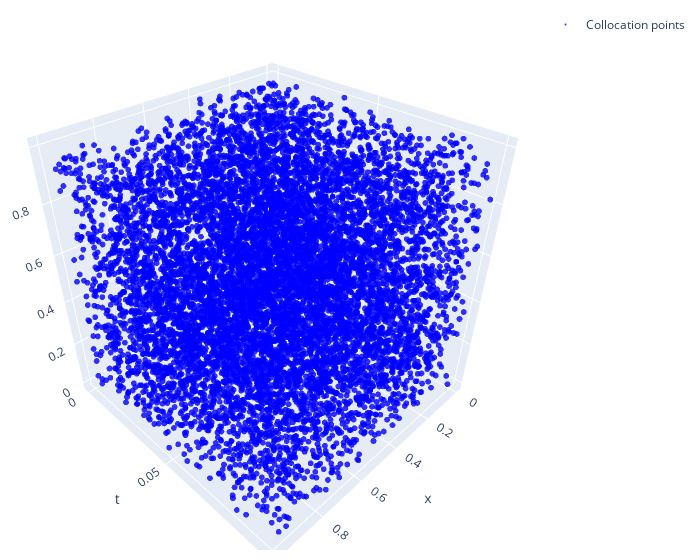
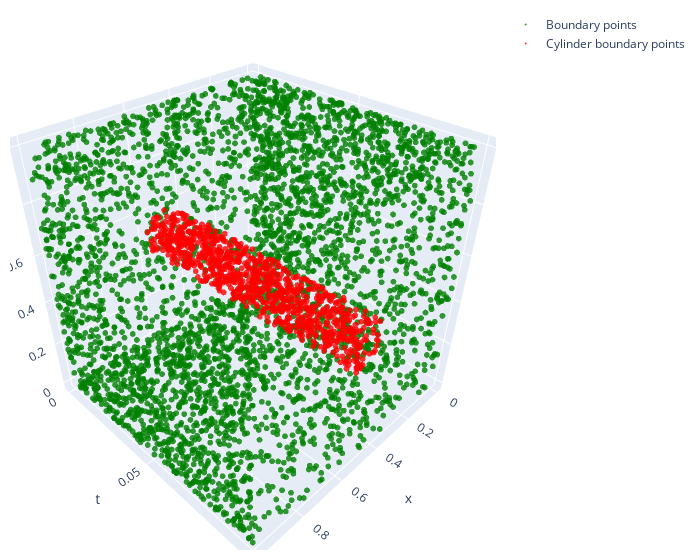

The code cell stored with these charts, in order, in its notebook:
### Code cell
import plotly.graph_objects as go

def plot_batch():

    xf, yf, tf, xc, yc, tc, xb_left, yb_left, tb_left, xb_right, yb_right, tb_right, xb_up, yb_up, tb_up, xb_down, yb_down, tb_down = map(lambda x: x.detach(), get_batch(Nf, Nc, Nb))

    xb = np.concatenate((xb_left.detach().numpy(), xb_right.detach().numpy(), xb_up.detach().numpy(), xb_down.detach().numpy()))
    yb = np.concatenate((yb_left.detach().numpy(), yb_right.detach().numpy(), yb_up.detach().numpy(), yb_down.detach().numpy()))
    tb = np.concatenate((tb_left.detach().numpy(), tb_right.detach().numpy(), tb_up.detach().numpy(), tb_down.detach().numpy()))

    fig1 = go.Figure(
        data = [
                go.Scatter3d(
                    x=xf,
                    y=tf,
                    z=yf,
                    mode='markers',
                    marker=dict(
                        size=2,
                        color="blue",
                        colorscale='Viridis',
                        opacity=0.8),
                    name="Collocation points",
                    showlegend=True)])

    fig2 = go.Figure(
        data = [
                go.Scatter3d(
                    x=xb,
                    y=tb,
                    z=yb,
                    mode='markers',
                    marker=dict(
                        size=2,
                        color="green",
                        colorscale='Viridis',
                        opacity=0.8),
                        name="Boundary points",
                        showlegend=True),
                go.Scatter3d(
                    x=xc,
                    y=tc,
                    z=yc,
                    mode='markers',
                    marker=dict(
                        size=2,
                        color="red",
                        colorscale='Viridis',
                        opacity=0.8),
                    name="Cylinder boundary points",
                    showlegend=True)])

    # Updating titles and labels
    for fig in [fig1, fig2]:
        fig.update_layout(
            scene=dict(
                xaxis_title='x',
                yaxis_title='t',
                zaxis_title='y'
            ),
            width=700,
            margin=dict(r=20, b=10, l=10, t=10))
        # Show the plot
        fig.show()

plot_batch()

### Figure 1 — Plotly figure (JSON) as saved in the notebook; plotly's stock layout.template omitted (floating-point values rounded to 4 significant figures; data arrays with more than 128 entries replaced by an {"elided": "..."} marker saying what was removed)
{"data": [{"marker": {"color": "blue", "colorscale": [[0, "#440154"], [0.1111, "#482878"], [0.2222, "#3e4989"], [0.3333, "#31688e"], [0.4444, "#26828e"], [0.5556, "#1f9e89"], [0.6667, "#35b779"], [0.7778, "#6ece58"], [0.8889, "#b5de2b"], [1, "#fde725"]], "opacity": 0.8, "size": 2}, "mode": "markers", "name": "Collocation points", "showlegend": true, "type": "scatter3d", "x": {"elided": "10000 float values"}, "y": {"elided": "10000 float values"}, "z": {"elided": "10000 float values"}}], "layout": {"margin": {"b": 10, "l": 10, "r": 20, "t": 10}, "scene": {"xaxis": {"title": {"text": "x"}}, "yaxis": {"title": {"text": "t"}}, "zaxis": {"title": {"text": "y"}}}, "width": 700}}

### Figure 2 — Plotly figure (JSON) as saved in the notebook; plotly's stock layout.template omitted (floating-point values rounded to 4 significant figures; data arrays with more than 128 entries replaced by an {"elided": "..."} marker saying what was removed)
{"data": [{"marker": {"color": "green", "colorscale": [[0, "#440154"], [0.1111, "#482878"], [0.2222, "#3e4989"], [0.3333, "#31688e"], [0.4444, "#26828e"], [0.5556, "#1f9e89"], [0.6667, "#35b779"], [0.7778, "#6ece58"], [0.8889, "#b5de2b"], [1, "#fde725"]], "opacity": 0.8, "size": 2}, "mode": "markers", "name": "Boundary points", "showlegend": true, "type": "scatter3d", "x": {"elided": "4000 float values"}, "y": {"elided": "4000 float values"}, "z": {"elided": "4000 float values"}}, {"marker": {"color": "red", "colorscale": [[0, "#440154"], [0.1111, "#482878"], [0.2222, "#3e4989"], [0.3333, "#31688e"], [0.4444, "#26828e"], [0.5556, "#1f9e89"], [0.6667, "#35b779"], [0.7778, "#6ece58"], [0.8889, "#b5de2b"], [1, "#fde725"]], "opacity": 0.8, "size": 2}, "mode": "markers", "name": "Cylinder boundary points", "showlegend": true, "type": "scatter3d", "x": {"elided": "1000 float values"}, "y": {"elided": "1000 float values"}, "z": {"elided": "1000 float values"}}], "layout": {"margin": {"b": 10, "l": 10, "r": 20, "t": 10}, "scene": {"xaxis": {"title": {"text": "x"}}, "yaxis": {"title": {"text": "t"}}, "zaxis": {"title": {"text": "y"}}}, "width": 700}}
